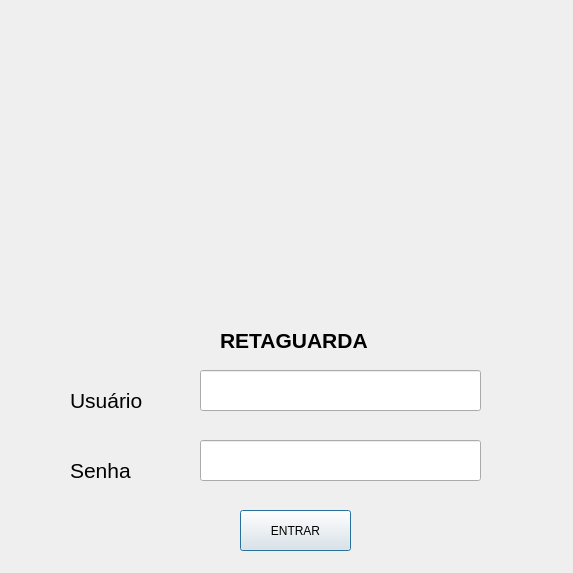
<?xml version="1.0" encoding="UTF-8"?>
<ui version="4.0">
 <class>loginWindow</class>
 <widget class="QDialog" name="loginWindow">
  <property name="geometry">
   <rect>
    <x>0</x>
    <y>0</y>
    <width>573</width>
    <height>573</height>
   </rect>
  </property>
  <property name="windowTitle">
   <string>Sistema Emissor de Notas Fiscais Eletrônicas</string>
  </property>
  <widget class="QLabel" name="header">
   <property name="geometry">
    <rect>
     <x>220</x>
     <y>320</y>
     <width>161</width>
     <height>40</height>
    </rect>
   </property>
   <property name="font">
    <font>
     <pointsize>16</pointsize>
     <weight>75</weight>
     <bold>true</bold>
    </font>
   </property>
   <property name="text">
    <string>RETAGUARDA</string>
   </property>
  </widget>
  <widget class="QLabel" name="usuarioLabel">
   <property name="geometry">
    <rect>
     <x>70</x>
     <y>390</y>
     <width>101</width>
     <height>21</height>
    </rect>
   </property>
   <property name="font">
    <font>
     <pointsize>16</pointsize>
    </font>
   </property>
   <property name="text">
    <string>Usuário</string>
   </property>
  </widget>
  <widget class="QLabel" name="senhaLabel">
   <property name="geometry">
    <rect>
     <x>70</x>
     <y>460</y>
     <width>91</width>
     <height>21</height>
    </rect>
   </property>
   <property name="font">
    <font>
     <pointsize>16</pointsize>
    </font>
   </property>
   <property name="text">
    <string>Senha</string>
   </property>
  </widget>
  <widget class="QLineEdit" name="usuarioInput">
   <property name="geometry">
    <rect>
     <x>200</x>
     <y>370</y>
     <width>281</width>
     <height>41</height>
    </rect>
   </property>
  </widget>
  <widget class="QLineEdit" name="senhaInput">
   <property name="geometry">
    <rect>
     <x>200</x>
     <y>440</y>
     <width>281</width>
     <height>41</height>
    </rect>
   </property>
   <property name="echoMode">
    <enum>QLineEdit::Password</enum>
   </property>
  </widget>
  <widget class="QPushButton" name="entrarBotao">
   <property name="geometry">
    <rect>
     <x>240</x>
     <y>510</y>
     <width>111</width>
     <height>41</height>
    </rect>
   </property>
   <property name="text">
    <string>ENTRAR</string>
   </property>
  </widget>
  <widget class="QLabel" name="label">
   <property name="geometry">
    <rect>
     <x>0</x>
     <y>10</y>
     <width>561</width>
     <height>291</height>
    </rect>
   </property>
   <property name="text">
    <string/>
   </property>
   <property name="pixmap">
    <pixmap>imagens/logo_nova.png</pixmap>
   </property>
   <property name="scaledContents">
    <bool>true</bool>
   </property>
  </widget>
 </widget>
 <resources/>
 <connections/>
</ui>
